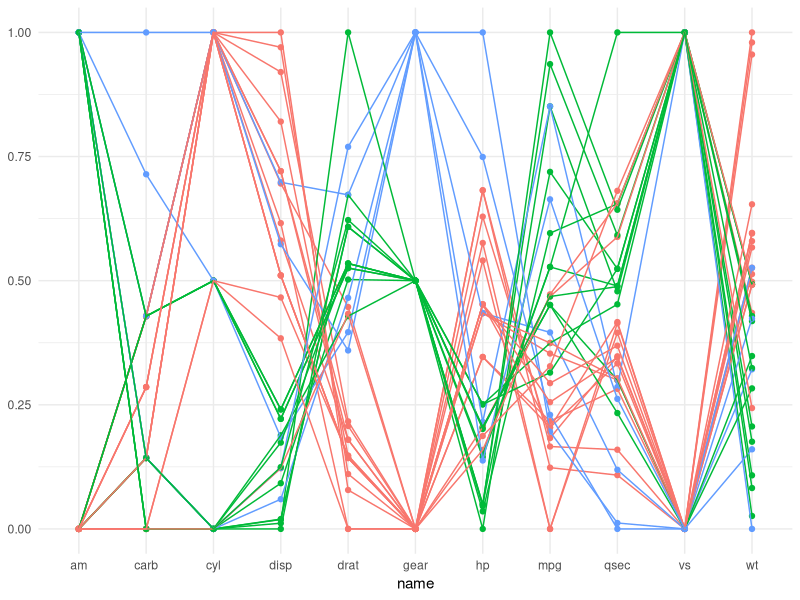
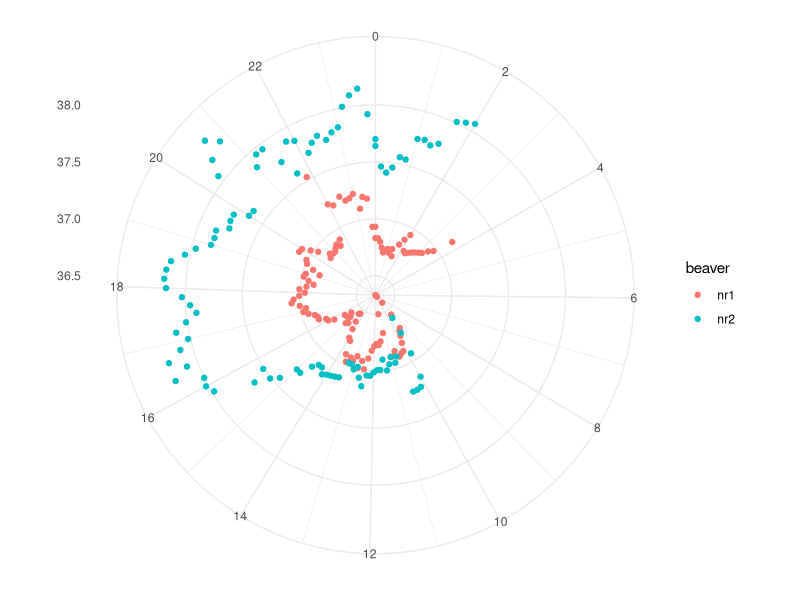
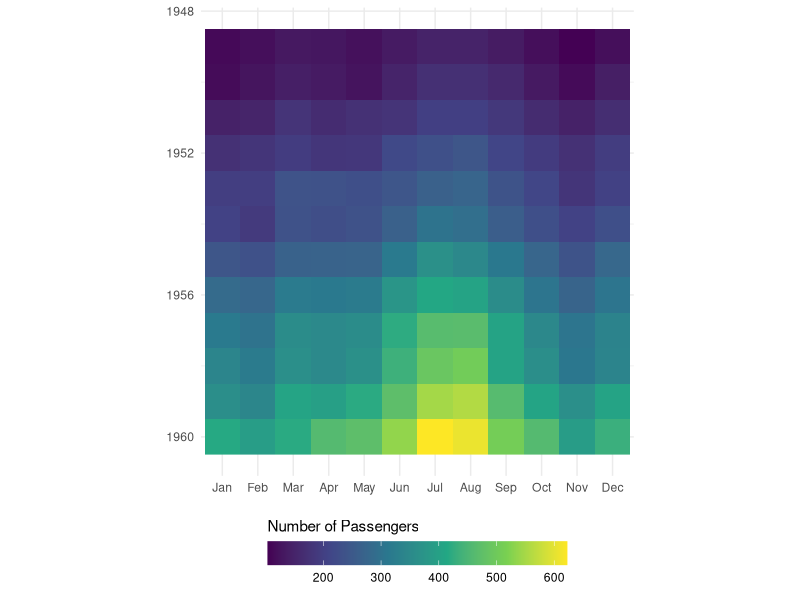

Source code (R) for these figures, in order:
## ---- chunk 1
#| echo: true
#| code-fold: false

library("dplyr")
library("tidyr")
library("ggplot2")
## ---- chunk 2
mtcars2 <- mtcars |>
  tibble::rownames_to_column("car") |>
  pivot_longer(-car)

mtcars2 <- mtcars2 |>
  group_by(name) |>
  mutate(value_scaled = scales::rescale(value))
## ---- chunk 3
#| echo: false
#| purl: false

knitr::kable(head(mtcars))
## ---- chunk 4
#| output: true

mtcars2 <- mtcars2 |>
  group_by(car) |>
  mutate(gear = value[name == "gear"])

ggplot(mtcars2, aes(name, value_scaled, group = car, colour = factor(gear))) +
  geom_point() +
  geom_line() +
  theme_minimal() +
  theme(legend.position = "none", axis.title.y = element_blank())
## ---- chunk 5
beaver1_new <- beaver1 |>
  mutate(beaver = "nr1")

beaver2_new <- beaver2 |>
  mutate(beaver = "nr2")

beaver_new <- rbind(beaver1_new, beaver2_new)
## ---- chunk 6
beaver_new <- beaver_new |>
  mutate(
    hour_dec = (time / 100) %/% 1, # Whole hours (using whole number division)
    min_dec = (time / 100) %% 1 / 0.6, # Decimal minutes (15 min becomes 0.25, via modulo)
    hour_min_dec = hour_dec + min_dec # Decimal time (03:30 becomes 3.5)
  )
## ---- chunk 7
#| output: true

# Task 2 Sample Solution

beaver_new |>
  ggplot(aes(hour_min_dec, temp, colour = beaver)) +
  geom_point() +
  scale_x_continuous(breaks = seq(0, 23, 2)) +
  coord_polar() +
  theme_minimal() +
  theme(axis.title = element_blank())
## ---- chunk 8
AirPassengers

class(AirPassengers)
## ---- chunk 9
AirPassengers2 <- tapply(AirPassengers, list(year = floor(time(AirPassengers)), month = month.abb[cycle(AirPassengers)]), c)

AirPassengers2
## ---- chunk 10
AirPassengers3 <- AirPassengers2 |>
  as.data.frame() |>
  tibble::rownames_to_column("year") |>
  pivot_longer(-year, names_to = "month", values_to = "n") |>
  mutate(
    # I use a simple trick to convert spelled-out months into numbers
    month = factor(month, levels = month.abb, ordered = T),
    month_numb = as.integer(month),
    year = as.integer(year)
  )
## ---- chunk 11
#| output: true

ggplot(AirPassengers3, aes(month, year, fill = n)) +
  geom_raster() +
  scale_y_reverse() +
  scale_fill_viridis_c(guide = guide_colourbar(barwidth = 15, title.position = "top")) +
  theme_minimal() +
  labs(fill = "Number of Passengers") +
  coord_equal() +
  theme(axis.title = element_blank(), legend.position = "bottom")
